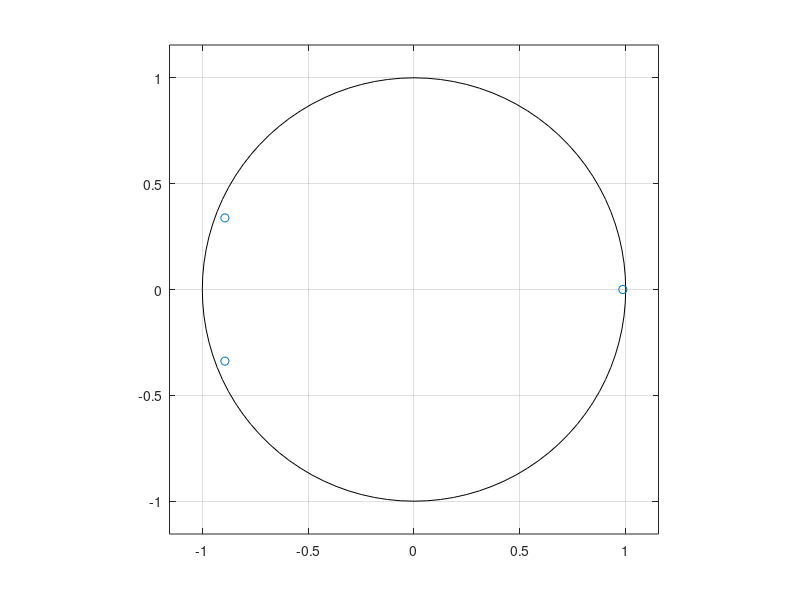

The MATLAB source for this figure: (Note: this script raises an error after producing the figure.)
%% Initialisation
clear all
close all
clc;

%% Parametres

a = [1 0.8 -0.85 -0.9]; % ordre 3
%a = [1.0000   -3.7700    5.3270   -3.3436    0.7866];

% Verification stabilite
pole = roots(a)
figure;
zplane(pole);

p = 3;
v = 10;
N = 1000;
w = sqrt(v)*randn(1000,1);
x = filter(1,a,w);

%% Estimation des LARs en utilisant la reccurence de Levinson
[LAR, coefs_ref, thetap] = lar_function(x, p);
thetap = [1 thetap];


%% Estimation Matlab
r = xcorr(x);
indice_max = find(r == max(r));                   
rp = r(indice_max:indice_max+p);   % not lagged values   
[ar,e,rk] = levinson(rp,numel(a)-1);
LAR_mat = rc2lar(rk);
ar_lpc = lpc(x,p)

%% Affichage des resultats de calculs
fprintf('Les parametres AR initiaux :\n');
disp(a);
fprintf('Les parametres AR estimes :\n');
disp(thetap);
fprintf('Les parametres AR estimes par la fonction levinson de Matlab :\n');
disp(ar);

fprintf('Les coefficients de reflexion issus de la fonction levinson de Matlab :\n');
disp(rk);
fprintf('Les coefficients de reflexion issus de notre fonction :\n');
disp(coefs_ref');

fprintf('Les Log-Area-Ratio :\n');
disp(LAR');
fprintf('Les Log-Area-Ratio par matlab :\n');
disp(LAR_mat);

%% Affichage graphique des resultats

x_estime = filter(1,thetap,w);
axe_temps = [0:1:length(x)-1];
axe_freq = [-1/2:1/length(x):1/2-1/length(x)];

figure(1);
subplot(2,1,1)
plot(axe_temps,x,'b','LineWidth',0.75);
hold on;
plot(axe_temps,x_estime,'r');
legend('PAR de base','PAR estime');
title('Representation temporelle des PARs');
xlabel('Temps en sec');

subplot(2,1,2)
plot(axe_freq, fftshift(fft(x)),'b','LineWidth',0.75);
hold on;
plot(axe_freq, fftshift(fft(x_estime)),'r');
legend('PAR de base','PAR estime')
title('Representation frequentielle des PARs');
xlabel('Frequence en Hz');







